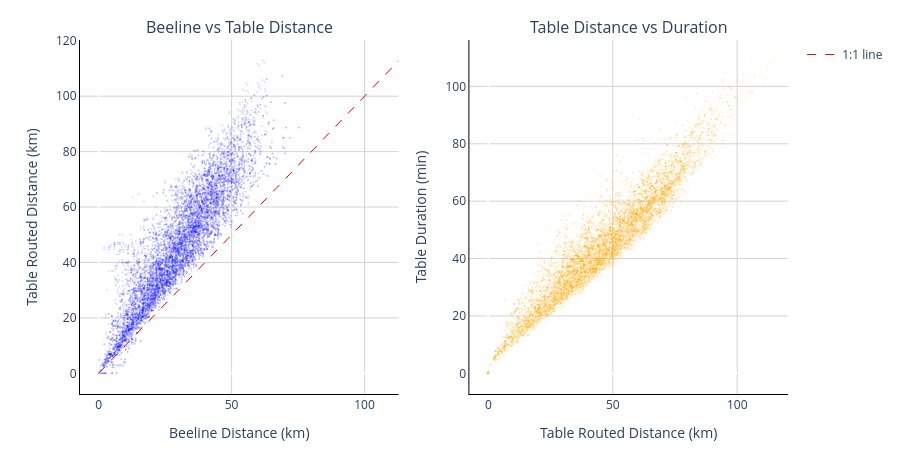

The code cell stored with this chart in its notebook:
### Code cell
# Beeline vs Table distance, and Table distance vs Table duration
import plotly.graph_objects as go
from plotly.subplots import make_subplots
import numpy as np

def haversine_m(lon1, lat1, lon2, lat2):
    """Haversine distance in meters."""
    R = 6_371_000
    phi1, phi2 = np.radians(lat1), np.radians(lat2)
    dphi = np.radians(lat2 - lat1)
    dlam = np.radians(lon2 - lon1)
    a = np.sin(dphi/2)**2 + np.cos(phi1) * np.cos(phi2) * np.sin(dlam/2)**2
    return 2 * R * np.arcsin(np.sqrt(a))

# Compute beeline distances for all OD pairs in the table
n = len(table_coords)
beeline = np.zeros((n, n))
for i in range(n):
    for j in range(n):
        beeline[i, j] = haversine_m(
            table_coords[i][0], table_coords[i][1],
            table_coords[j][0], table_coords[j][1],
        )

dist_array = np.array(distances)
dur_array = np.array(durations)

# Flatten (exclude diagonal zeros)
mask = ~np.eye(n, dtype=bool)
bl_flat = beeline[mask] / 1000       # km
rd_flat = dist_array[mask] / 1000    # km
du_flat = dur_array[mask] / 60       # min

fig = make_subplots(rows=1, cols=2,
                    subplot_titles=("Beeline vs Table Distance", "Table Distance vs Duration"))

# Beeline vs Routed Distance
fig.add_trace(go.Scattergl(x=bl_flat, y=rd_flat, mode="markers",
                           marker=dict(size=2, opacity=0.15, color="blue"),
                           showlegend=False), row=1, col=1)
max_val = max(bl_flat.max(), rd_flat.max())
fig.add_trace(go.Scatter(x=[0, max_val], y=[0, max_val], mode="lines",
                         line=dict(color="red", dash="dash", width=1),
                         name="1:1 line"), row=1, col=1)

# Routed Distance vs Duration
fig.add_trace(go.Scattergl(x=rd_flat, y=du_flat, mode="markers",
                           marker=dict(size=2, opacity=0.15, color="orange"),
                           showlegend=False), row=1, col=2)

fig.update_xaxes(title_text="Beeline Distance (km)", row=1, col=1)
fig.update_yaxes(title_text="Table Routed Distance (km)", row=1, col=1)
fig.update_xaxes(title_text="Table Routed Distance (km)", row=1, col=2)
fig.update_yaxes(title_text="Table Duration (min)", row=1, col=2)

fig.update_layout(
    height=450,
    margin=dict(t=40, b=40),
    paper_bgcolor="white",
    plot_bgcolor="white",
)
fig.update_xaxes(showgrid=True, gridcolor="lightgray",
                 showline=True, linecolor="black", linewidth=1, mirror=False)
fig.update_yaxes(showgrid=True, gridcolor="lightgray",
                 showline=True, linecolor="black", linewidth=1, mirror=False)
fig.show()

circuity = rd_flat / bl_flat
print(f"Avg circuity ratio (routed/beeline): {np.nanmean(circuity):.2f}")
print(f"Avg speed: {np.nanmean(rd_flat / du_flat) * 60:.1f} km/h")

### Figure 1 — Plotly figure (JSON) as saved in the notebook; plotly's stock layout.template omitted (floating-point values rounded to 4 significant figures; data arrays with more than 128 entries replaced by an {"elided": "..."} marker saying what was removed)
{"data": [{"marker": {"color": "blue", "opacity": 0.15, "size": 2}, "mode": "markers", "showlegend": false, "type": "scattergl", "x": {"elided": "9900 float values"}, "xaxis": "x", "y": {"elided": "9900 float values"}, "yaxis": "y"}, {"line": {"color": "red", "dash": "dash", "width": 1}, "mode": "lines", "name": "1:1 line", "type": "scatter", "x": [0, 112.8], "xaxis": "x", "y": [0, 112.8], "yaxis": "y"}, {"marker": {"color": "orange", "opacity": 0.15, "size": 2}, "mode": "markers", "showlegend": false, "type": "scattergl", "x": {"elided": "9900 float values"}, "xaxis": "x2", "y": {"elided": "9900 float values"}, "yaxis": "y2"}], "layout": {"annotations": [{"font": {"size": 16}, "showarrow": false, "text": "Beeline vs Table Distance", "x": 0.225, "xanchor": "center", "xref": "paper", "y": 1, "yanchor": "bottom", "yref": "paper"}, {"font": {"size": 16}, "showarrow": false, "text": "Table Distance vs Duration", "x": 0.775, "xanchor": "center", "xref": "paper", "y": 1, "yanchor": "bottom", "yref": "paper"}], "height": 450, "margin": {"b": 40, "t": 40}, "paper_bgcolor": "white", "plot_bgcolor": "white", "xaxis": {"anchor": "y", "domain": [0, 0.45], "gridcolor": "lightgray", "linecolor": "black", "linewidth": 1, "mirror": false, "showgrid": true, "showline": true, "title": {"text": "Beeline Distance (km)"}}, "xaxis2": {"anchor": "y2", "domain": [0.55, 1], "gridcolor": "lightgray", "linecolor": "black", "linewidth": 1, "mirror": false, "showgrid": true, "showline": true, "title": {"text": "Table Routed Distance (km)"}}, "yaxis": {"anchor": "x", "domain": [0, 1], "gridcolor": "lightgray", "linecolor": "black", "linewidth": 1, "mirror": false, "showgrid": true, "showline": true, "title": {"text": "Table Routed Distance (km)"}}, "yaxis2": {"anchor": "x2", "domain": [0, 1], "gridcolor": "lightgray", "linecolor": "black", "linewidth": 1, "mirror": false, "showgrid": true, "showline": true, "title": {"text": "Table Duration (min)"}}}}
